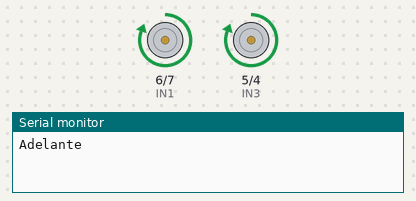
Bench run of a sketch on a simulated Arduino Uno, built with avr-gcc and run on an emulated ATmega328P. Shown: motor-driver pin pairs drawn as motors (green arrow = first pin HIGH = forward, orange = second pin HIGH = backward, longer = more drive, scaled by the enable pin), the last lines printed to the serial monitor.

Above: at 1.0 s.
At 3.0 s:
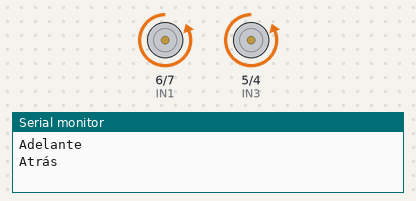
At 5.0 s:
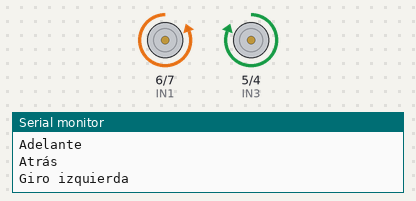
At 10.5 s:
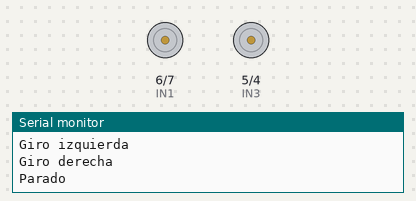
Timing chart, 0 to 16.9 s (numbered marks = the images above):
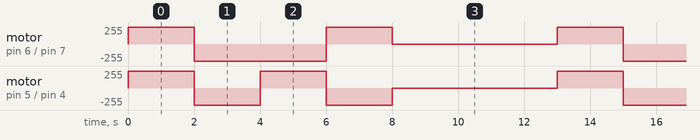

Measured:
- by itself, motor on pin 6 (IN1) / pin 7 (IN2): repeats every 13.0 s: backward 255/255 4.0 s, forward 255/255 2.0 s, stopped 5.0 s, forward 255/255 2.0 s
- by itself, motor on pin 5 (IN3) / pin 4 (IN4): repeats every 13.0 s: backward 255/255 2.0 s, forward 255/255 2.0 s, backward 255/255 2.0 s, stopped 5.0 s, forward 255/255 2.0 s

The sketch:

prueba_motores.ino
```cpp
// Motor A
#define IN1 6
#define IN2 7

//Motor B
#define IN3 5
#define IN4 4

#define ENA 9
#define ENB 10

void setup() {
  // Definir pines de salida
  pinMode(IN1, OUTPUT);
  pinMode(IN2, OUTPUT);
  pinMode(IN3, OUTPUT);
  pinMode(IN4, OUTPUT);

    // Pines de velocidad
  pinMode(ENA, OUTPUT);
  pinMode(ENB, OUTPUT);

  Serial.begin(9600);
}

void loop() {
  Serial.println("Adelante");
  moverAdelante();
  delay(2000); // Espera de 2s.

  Serial.println("Atrás");
  moverAtras();
  delay(2000); // Espera de 2s.

  Serial.println("Giro izquierda");
  girarIzquierda();
  delay(2000); // Espera de 2s.

  Serial.println("Giro derecha");
  girarDerecha();
  delay(2000); // Espera de 2s.

  Serial.println("Parado");
  detener();
  delay(5000); // Espera de 3s.
}

void moverAdelante() {
  digitalWrite(IN1, HIGH);
  digitalWrite(IN2, LOW);
  analogWrite(ENA, 255);

  digitalWrite(IN3, HIGH);
  digitalWrite(IN4, LOW);
  analogWrite(ENB, 255);
}

void moverAtras() {
  digitalWrite(IN1, LOW);
  digitalWrite(IN2, HIGH);
  analogWrite(ENA, 255);

  digitalWrite(IN3, LOW);
  digitalWrite(IN4, HIGH);
  analogWrite(ENB, 255);
}

void girarIzquierda() {
  digitalWrite(IN1, LOW);
  digitalWrite(IN2, HIGH);
  analogWrite(ENA, 255);

  digitalWrite(IN3, HIGH);
  digitalWrite(IN4, LOW);
  analogWrite(ENB, 255);
}

void girarDerecha() {
  digitalWrite(IN1, HIGH);
  digitalWrite(IN2, LOW);
  analogWrite(ENA, 255);

  digitalWrite(IN3, LOW);
  digitalWrite(IN4, HIGH);
  analogWrite(ENB, 255);
}

void detener() {
  digitalWrite(IN1, LOW);
  digitalWrite(IN2, LOW);
  analogWrite(ENA, 0);

  digitalWrite(IN3, LOW);
  digitalWrite(IN4, LOW);
  analogWrite(ENB, 0);
}
```
